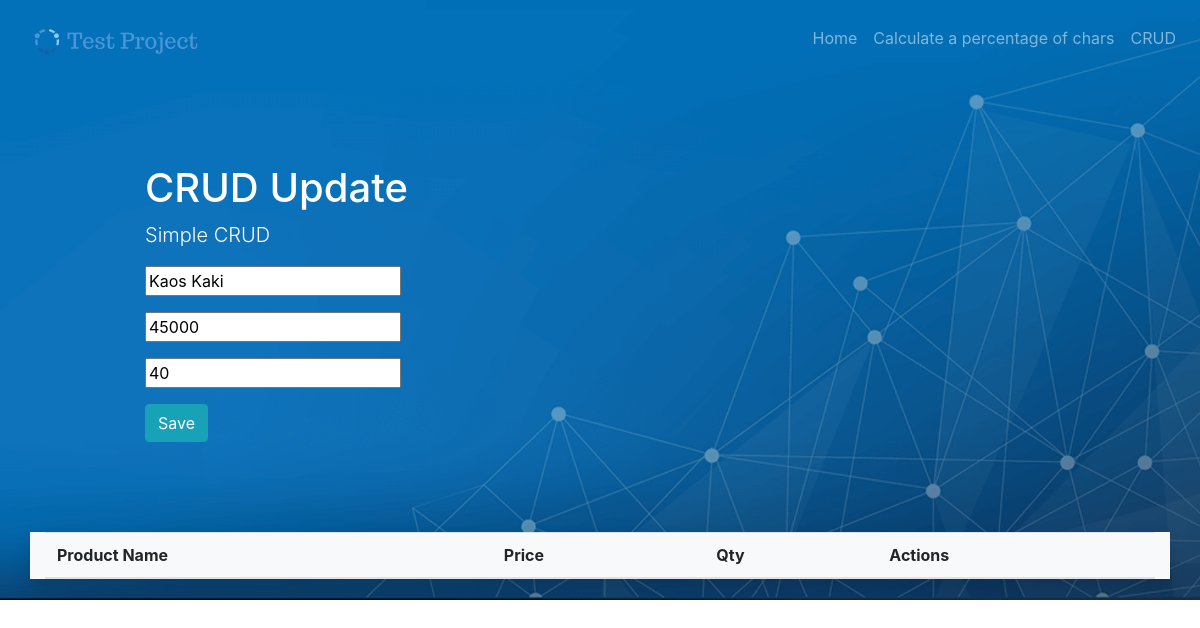
/pos/update/15, run on the app's committed database.
### pos/models.py (models this page shows, shortened)
class PosModel(models.Model):
    product_name = models.CharField(max_length=255)
    price = models.CharField(max_length=255)
    qty = models.CharField(max_length=255)

### pos/views.py (the view)
# urls.py: url(r'^update/(?P<update_id>[0-9]+)', views.update, name="update"),
def update(request,update_id):
    pos_model = PosModel.objects.get(id=update_id)
    data = {
        'product_name': pos_model.product_name,
        'price': pos_model.price,
        'qty': pos_model.qty
    }
    form = Pos(request.POST or None, initial=data, instance=pos_model)
    if request.method == 'POST':
        if form.is_valid():
            form.save()
        return redirect('pos:list')
    context = {
        'judul': 'CRUD Update',
        'content': 'Simple CRUD',
        'form': form,
    }
    return render(request, 'pos/index.html', context)

### pos/forms.py
class Pos(forms.ModelForm):
    class Meta:
        model = PosModel
        fields = [
            'product_name',
            'price',
            'qty'
        ]

### pos/templates/pos/index.html (shortened to what this page needs)
{% extends "base.html" %}
{% load static %}
{% block app_css %}
<link rel="stylesheet" href="{% static 'pos/css/style.css' %}">
{% endblock app_css %}
{% block header %}
<h1 class="text-left" style="margin-top: 100px; margin-left: 100px;">{{ judul }}</h1>
<p class="lead text-left" style="margin-left: 100px;">{{ content }}</p>
<form method="post">
    <div class="form-group row" style="margin-left: 100px;">
        {{form.product_name}}
    </div>
    <div class="form-group row" style="margin-left: 100px;">
        {{form.price}}
    </div>
    <div class="form-group row" style="margin-left: 100px;">
        {{form.qty}}
    </div>
    <div class="row" style="margin-left: 100px;">
        <button type="submit" class="btn btn-info">Save</button>
    </div>
</form>
{% endblock header %}
{% block content-1 %}
<table class="table table-striped">
    <thead>
      <tr>
        <th scope="col">Product Name</th>
        <th scope="col">Price</th>
        <th scope="col">Qty</th>
        <th scope="col">Actions</th>
      </tr>
    </thead>
  </table>
{% endblock content-1 %}

### data on the page
PosModel: product_name "Kaos Kaki", price "45000", qty "40"

### other printed values
{{ judul }} "CRUD Update"
{{ content }} "Simple CRUD"
